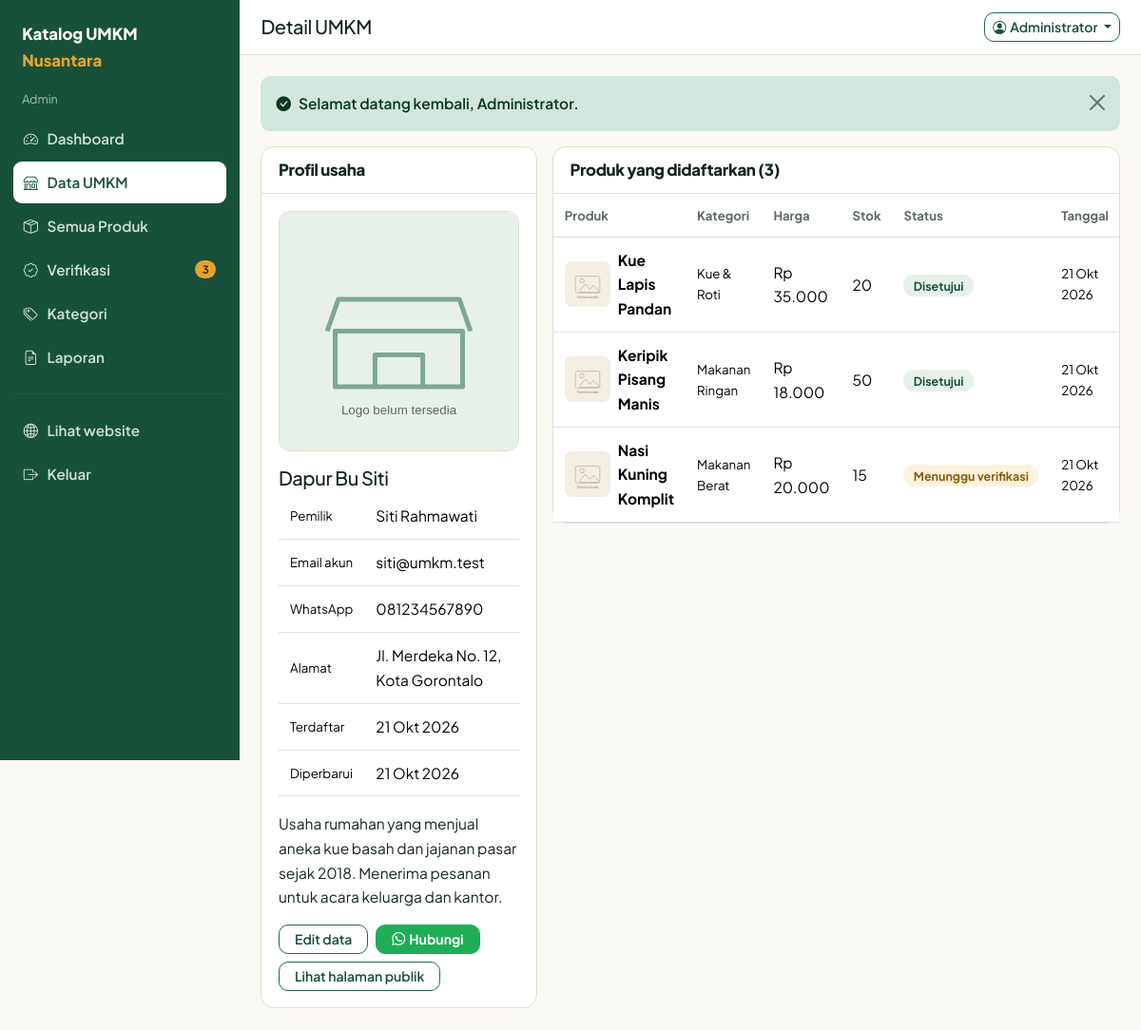
Screenshot of /admin/umkm-detail.php?id=1 (signed in) with the database file from the repository.
### tables this page shows
CREATE TABLE `umkm` (
  `id`           INT AUTO_INCREMENT PRIMARY KEY,
  `user_id`      INT NOT NULL,
  `nama_usaha`   VARCHAR(150) NOT NULL,
  `nama_pemilik` VARCHAR(100) NOT NULL,
  `alamat`       TEXT NULL,
  `no_telepon`   VARCHAR(20) NOT NULL,
  `deskripsi`    TEXT NULL,
  `foto_umkm`    VARCHAR(255) NULL,
  `status`       ENUM('menunggu','disetujui','ditolak') NOT NULL DEFAULT 'menunggu',
  `created_at`   TIMESTAMP NOT NULL DEFAULT CURRENT_TIMESTAMP,
  `updated_at`   TIMESTAMP NOT NULL DEFAULT CURRENT_TIMESTAMP ON UPDATE CURRENT_TIMESTAMP,
  UNIQUE KEY `uk_umkm_user` (`user_id`),
  CONSTRAINT `fk_umkm_user` FOREIGN KEY (`user_id`) REFERENCES `users` (`id`) ON DELETE CASCADE
);

CREATE TABLE `users` (
  `id`         INT AUTO_INCREMENT PRIMARY KEY,
  `nama`       VARCHAR(100) NOT NULL,
  `email`      VARCHAR(150) NOT NULL,
  `password`   VARCHAR(255) NOT NULL,            
  `role`       ENUM('admin','umkm') NOT NULL DEFAULT 'umkm',
  `created_at` TIMESTAMP NOT NULL DEFAULT CURRENT_TIMESTAMP,
  UNIQUE KEY `uk_users_email` (`email`)
);

CREATE TABLE `products` (
  `id`               INT AUTO_INCREMENT PRIMARY KEY,
  `umkm_id`          INT NOT NULL,
  `category_id`      INT NULL,
  `nama_produk`      VARCHAR(150) NOT NULL,
  `deskripsi`        TEXT NULL,
  `harga`            DECIMAL(12,2) NOT NULL DEFAULT 0,
  `stok`             INT NOT NULL DEFAULT 0,
  `no_wa`            VARCHAR(20) NULL,            
  `foto_produk`      VARCHAR(255) NULL,
  `status`           ENUM('menunggu','disetujui','ditolak') NOT NULL DEFAULT 'menunggu',
  `alasan_penolakan` TEXT NULL,
  `created_at`       TIMESTAMP NOT NULL DEFAULT CURRENT_TIMESTAMP,
  `updated_at`       TIMESTAMP NOT NULL DEFAULT CURRENT_TIMESTAMP ON UPDATE CURRENT_TIMESTAMP,
  KEY `idx_produk_status` (`status`),
  KEY `idx_produk_umkm` (`umkm_id`),
  KEY `idx_produk_kategori` (`category_id`),
  CONSTRAINT `fk_produk_umkm` FOREIGN KEY (`umkm_id`) REFERENCES `umkm` (`id`) ON DELETE CASCADE,
  CONSTRAINT `fk_produk_kategori` FOREIGN KEY (`category_id`) REFERENCES `categories` (`id`) ON DELETE SET NULL
);

CREATE TABLE `categories` (
  `id`            INT AUTO_INCREMENT PRIMARY KEY,
  `nama_kategori` VARCHAR(80) NOT NULL,
  `deskripsi`     VARCHAR(255) NULL,
  UNIQUE KEY `uk_kategori_nama` (`nama_kategori`)
);

### config/database.php (called while the page is built, shortened)
<?php
function db()
{
    static $pdo = null;
    if ($pdo === null) {
        $dsn = 'mysql:host=' . DB_HOST . ';dbname=' . DB_NAME . ';charset=utf8mb4';
        try {
            $pdo = new PDO($dsn, DB_USER, DB_PASS, [
                PDO::ATTR_ERRMODE            => PDO::ERRMODE_EXCEPTION,
                PDO::ATTR_DEFAULT_FETCH_MODE => PDO::FETCH_ASSOC,
                PDO::ATTR_EMULATE_PREPARES   => false,
            ]);
        } catch (PDOException $e) {
            error_log('Koneksi database gagal: ' . $e->getMessage());
            exit('Koneksi ke database gagal. Periksa kembali file config/database.php dan pastikan MySQL sudah berjalan.');
        }
    }
    return $pdo;
}

### admin/umkm-detail.php (the view, shortened to what this page needs)
<?php
$id = (int) ($_GET['id'] ?? 0);
$s  = db()->prepare('SELECT u.*, us.email, us.created_at AS akun_dibuat FROM umkm u JOIN users us ON us.id = u.user_id WHERE u.id = ?');
$s->execute([$id]);
$umkm = $s->fetch();
$sp = db()->prepare(
    'SELECT p.*, c.nama_kategori FROM products p
     LEFT JOIN categories c ON c.id = p.category_id
     WHERE p.umkm_id = ? ORDER BY p.created_at DESC'
);
$sp->execute([$id]);
$produk = $sp->fetchAll();
require_once APP_ROOT . '/includes/panel_header.php';
?>
<div class="row g-3">
  <div class="col-lg-4">
    <div class="kotak">
      <div class="kotak-kepala"><h2>Profil usaha</h2></div>
      <div class="kotak-badan">
        <img class="w-100 mb-3" style="border-radius:12px;aspect-ratio:1/1;object-fit:cover;border:1px solid var(--garis)"
             src="<?= gambar('umkm', $umkm['foto_umkm']) ?>" alt="Logo <?= e($umkm['nama_usaha']) ?>">
        <h3 class="h5 mb-1"><?= e($umkm['nama_usaha']) ?></h3>
        <table class="table table-sm mb-3">
          <tbody>
            <tr><td class="bantuan">Pemilik</td><td><?= e($umkm['nama_pemilik']) ?></td></tr>
            <tr><td class="bantuan">Email akun</td><td><?= e($umkm['email']) ?></td></tr>
            <tr><td class="bantuan">WhatsApp</td><td><?= e($umkm['no_telepon']) ?></td></tr>
            <tr><td class="bantuan">Alamat</td><td><?= e($umkm['alamat']) ?></td></tr>
            <tr><td class="bantuan">Terdaftar</td><td><?= tanggal_id($umkm['created_at']) ?></td></tr>
            <tr><td class="bantuan">Diperbarui</td><td><?= tanggal_id($umkm['updated_at']) ?></td></tr>
          </tbody>
        </table>
        <p class="mb-3"><?= nl2br(e($umkm['deskripsi'])) ?></p>
        <div class="d-flex flex-wrap gap-2">
          <a class="btn btn-garis btn-sm px-3" href="<?= url('admin/umkm-edit.php?id=' . (int) $umkm['id']) ?>">Edit data</a>
          <a class="btn btn-wa btn-sm px-3" target="_blank" rel="noopener" href="<?= e(link_wa($umkm['no_telepon'], 'Halo ' . $umkm['nama_usaha'] . ', kami dari pengelola Katalog UMKM Nusantara.')) ?>"><i class="bi bi-whatsapp me-1"></i>Hubungi</a>
          <a class="btn btn-garis btn-sm px-3" target="_blank" href="<?= url('umkm-detail.php?id=' . (int) $umkm['id']) ?>">Lihat halaman publik</a>
        </div>
      </div>
    </div>
  </div>
  <div class="col-lg-8">
    <div class="kotak">
      <div class="kotak-kepala"><h2>Produk yang didaftarkan (<?= count($produk) ?>)</h2></div>
      <div class="table-responsive">
        <table class="table align-middle mb-0">
          <thead>
            <tr><th>Produk</th><th>Kategori</th><th>Harga</th><th>Stok</th><th>Status</th><th>Tanggal</th><th class="text-end">Aksi</th></tr>
          </thead>
          <tbody>
          <?php foreach ($produk as $row): ?>
            <tr>
              <td class="d-flex align-items-center gap-2">
                <img class="foto-tabel" src="<?= gambar('produk', $row['foto_produk']) ?>" alt="">
                <span class="fw-bold"><?= e($row['nama_produk']) ?></span>
              </td>
              <td class="bantuan"><?= e($row['nama_kategori'] ?? '-') ?></td>
              <td><?= rupiah($row['harga']) ?></td>
              <td><?= (int) $row['stok'] ?></td>
              <td><?= status_badge($row['status']) ?></td>
              <td class="bantuan"><?= tanggal_id($row['created_at']) ?></td>
            </tr>
          <?php endforeach; ?>
          </tbody>
        </table>
      </div>
    </div>
  </div>
</div>
<?php require_once APP_ROOT . '/includes/panel_footer.php'; ?>

### includes/functions.php (shortened to what this page needs)
<?php
function e($value)
{
    return htmlspecialchars((string) $value, ENT_QUOTES, 'UTF-8');
}
function url($path = '')
{
    return BASE_URL . '/' . ltrim($path, '/');
}
function asset($path)
{
    return url('assets/' . ltrim($path, '/'));
}
function gambar($folder, $file)
{
    return asset('img/placeholder-' . ($folder === 'umkm' ? 'umkm' : 'produk') . '.svg');
}
function rupiah($angka)
{
    return 'Rp ' . number_format((float) $angka, 0, ',', '.');
}
function tanggal_id($datetime, $denganJam = false)
{
    $bulan = [1 => 'Jan', 'Feb', 'Mar', 'Apr', 'Mei', 'Jun', 'Jul', 'Agu', 'Sep', 'Okt', 'Nov', 'Des'];
    $t = strtotime($datetime);
    $hasil = date('j', $t) . ' ' . $bulan[(int) date('n', $t)] . ' ' . date('Y', $t);
    return $denganJam ? $hasil . ', ' . date('H:i', $t) : $hasil;
}
function tampilkan_notif()
{
    $peta = ['sukses' => 'success', 'gagal' => 'danger', 'info' => 'info'];
    $ikon = ['sukses' => 'check-circle-fill', 'gagal' => 'exclamation-triangle-fill', 'info' => 'info-circle-fill'];
    foreach ($_SESSION['flash'] as $f) {
        $kelas = $peta[$f['tipe']] ?? 'info';
        echo '<div class="alert alert-' . $kelas . ' alert-dismissible fade show notif" role="alert">'
           . '<i class="bi bi-' . ($ikon[$f['tipe']] ?? 'info-circle-fill') . ' me-2"></i>' . e($f['pesan'])
           . '<button type="button" class="btn-close" data-bs-dismiss="alert" aria-label="Tutup"></button></div>';
    }
}
function status_teks($status)
{
    $peta = [
        ST_MENUNGGU  => 'Menunggu verifikasi',
        ST_DISETUJUI => 'Disetujui',
        ST_DITOLAK   => 'Ditolak',
    ];
    return $peta[$status] ?? $status;
}
function status_badge($status)
{
    $kelas = [
        ST_MENUNGGU  => 'badge-menunggu',
        ST_DISETUJUI => 'badge-disetujui',
        ST_DITOLAK   => 'badge-ditolak',
    ];
    return '<span class="badge-status ' . ($kelas[$status] ?? '') . '">' . e(status_teks($status)) . '</span>';
}
function no_wa($nomor)
{
    $n = preg_replace('/\D/', '', (string) $nomor);
    if (strpos($n, '0') === 0) {
        $n = '62' . substr($n, 1);
    } elseif (strpos($n, '62') !== 0 && $n !== '') {
        $n = '62' . $n;
    }
    return $n;
}
function link_wa($nomor, $pesan = '')
{
    return 'https://wa.me/' . no_wa($nomor) . ($pesan ? '?text=' . rawurlencode($pesan) : '');
}

### assets/css/style.css (style rules this page uses)
:root { --kertas: #fbf9f4; --kertas-tua: #f2eee4; --tinta: #14261c; --tinta-lembut: #5b6a61; --hijau: #1f6b4a; --hijau-tua: #17513a; --hijau-muda: #e7f1ea; --kunyit: #e5a32e; --kunyit-muda: #fdf2dd; --bata: #c0452f; --bata-muda: #fbe8e4; --wa: #1fae56; --garis: #e3ddd0; --radius: 14px; --bayang: 0 1px 2px rgba(20, 38, 28, .06), 0 8px 24px -16px rgba(20, 38, 28, .35); --bs-primary: #1f6b4a; --bs-primary-rgb: 31, 107, 74; --bs-body-font-family: "Plus Jakarta Sans", system-ui, -apple-system, "Segoe UI", sans-serif; }
body { background: var(--kertas); color: var(--tinta); font-family: var(--bs-body-font-family); font-size: 15.5px; line-height: 1.65; }
h1, h2, h3, h4, h5, .h1, .h2, .h3 { font-weight: 800; letter-spacing: -.02em; color: var(--tinta); }
h2 { font-size: clamp(1.4rem, 1.1rem + 1.1vw, 1.9rem); }
p { max-width: 68ch; }
a { color: var(--hijau-tua); }
.btn { border-radius: 10px; font-weight: 600; }
.btn-garis { border: 1.5px solid var(--hijau); color: var(--hijau-tua); background: transparent; }
.btn-wa { background: var(--wa); border-color: var(--wa); color: #fff; font-weight: 700; }
.badge-status { border-radius: 999px; padding: .22rem .65rem; font-size: .78rem; font-weight: 700; white-space: nowrap; }
.badge-menunggu { background: var(--kunyit-muda); color: #8a5c07; }
.badge-disetujui { background: var(--hijau-muda); color: var(--hijau-tua); }
.kotak { background: #fff; border: 1px solid var(--garis); border-radius: var(--radius); }
.kotak-kepala { padding: .9rem 1.1rem; border-bottom: 1px solid var(--garis); display: flex; justify-content: space-between; align-items: center; gap: 1rem; flex-wrap: wrap; }
.kotak-kepala h2, .kotak-kepala h1 { font-size: 1.05rem; margin: 0; }
.kotak-badan { padding: 1.1rem; }
.table > :not(caption) > * > * { padding: .7rem .75rem; }
.table thead th { font-size: .82rem; color: var(--tinta-lembut); font-weight: 700; border-bottom-color: var(--garis); }
.table td { vertical-align: middle; }
.foto-tabel { width: 48px; height: 48px; border-radius: 8px; object-fit: cover; background: var(--kertas-tua); }
.bantuan { font-size: .83rem; color: var(--tinta-lembut); }
.notif { border: 0; border-radius: 10px; font-weight: 600; }

### rows the page displays
umkm: nama_usaha "Dapur Bu Siti", nama_pemilik "Siti Rahmawati", user.email "siti@umkm.test", no_telepon "081234567890", alamat "Jl. Merdeka No. 12, Kota Gorontalo", created_at "21 Okt 2026", updated_at "21 Okt 2026", deskripsi "Usaha rumahan yang menjual aneka kue basah dan jajanan pasar sejak 2018. Menerima pesanan untuk acara keluarga dan kantor."
products: nama_produk "Kue Lapis Pandan", category.nama_kategori "Kue & Roti", harga "Rp 35.000", stok "20", status "Disetujui", created_at "21 Okt 2026"
products: nama_produk "Keripik Pisang Manis", category.nama_kategori "Makanan Ringan", harga "Rp 18.000", stok "50", status "Disetujui", created_at "21 Okt 2026"
products: nama_produk "Nasi Kuning Komplit", category.nama_kategori "Makanan Berat", harga "Rp 20.000", stok "15", status "Menunggu verifikasi", created_at "21 Okt 2026"

### other values shown
$peran "Admin"
$m[0] "Dashboard"
$m[0] "Data UMKM"
$m[0] "Semua Produk"
$m[0] "Verifikasi"
$m[3] "3"
$m[0] "Kategori"
$m[0] "Laporan"
$judul "Detail UMKM"
$u['nama'] "Administrator"
$f['pesan'] "Selamat datang kembali, Administrator."
count($produk) "3"
